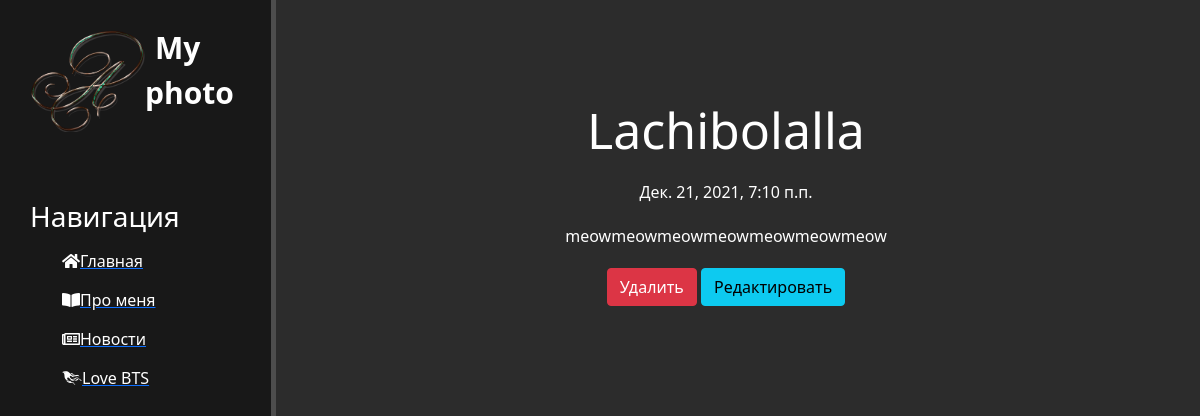
Page /news/11 on the committed database.
### news/models.py (models this page shows, shortened)
class Articles (models.Model):
    title = models.CharField('Название', max_length=50)
    anons = models.CharField('Анонс', max_length=250)
    full_text = models.TextField('Статья')
    date = models.DateTimeField('Дата публикации')
    class Meta:
        verbose_name = 'Новость'
        verbose_name_plural = 'Новости'

### news/views.py (the view)
# urls.py: path('<int:pk>', views.NewsDetailView.as_view(), name='news_detail'),
class NewsDetailView(DetailView):
    model = Articles
    template_name = 'news/details_views.html'
    context_object_name = 'article'

### news/templates/news/details_views.html (shortened to what this page needs)
{% load static %}
<!doctype html>
<html lang="en">
<head>
    <link rel='stylesheet' href = 'https://cdn.jsdelivr.net/npm/bootstrap@5.1.3/dist/css/bootstrap.min.css'>
    <link rel='stylesheet' href = '{% static "main/css/main.css" %}'>
    <link rel='stylesheet' href= 'https://use.fontawesome.com/releases/v5.8.2/css/all.css' >
</head>
<body>
    <aside>
        <img src='{% static "main/img/Ya.png" %}' alt="Лого">
        <span class="logo">My photo</span>
        <h3>Навигация</h3>
        <ul>
            <a href='{% url "home" %}'><li><i class="fas fa-home"></i>Главная</li></a>
            <a href='{% url "about" %}'><li><i class="fas fa-book-open"></i>Про меня</li></a>
            <a href='{% url "news_home" %}'><li><i class="far fa-newspaper"></i>Новости</li></a>
            <a href='{% url "bts" %}'><li><i class="fab fa-phoenix-framework"></i>Love BTS</li></a>
        </ul>
    </aside>
    <main>
        <div class="features">
            <h1>{{ article.title }}</h1>
            <p>{{ article.date }}</p>
            <p>{{ article.full_text }}</p>
            <a href="{% url 'news_delete' article.id %}" class="btn btn-danger">Удалить</a>
            <a href="{% url 'news_update' article.id %}" class="btn btn-info">Редактировать</a>
        </div>
    </main>
</body>
</html>

### main/static/main/css/main.css (style rules this page uses)
body { background: #2c2c2c; }
aside { float: left; background: #181818; width: 23%; padding: 2.5%; height: 100vh; color: #fff; border-right: 5px solid #4d4d4d; }
aside img { width: 115px; float: left; }
aside .logo { font-size: 30px; margin-left: 10px; font-weight: bold; position: relative; top: -5px; }
aside h3 { margin-top: 80px; font-size: 28px; }
aside ul { list-style: none }
aside ul li { color: #fff; display: block; margin-top: 15px; transition: transform .6s ease; }
main .features { float: left; color: white; margin-top: 100px; text-align: center; width: 75%; }
main .features h1 { font-size: 50px; }
main .features p { max-width: 400px; margin: 20px auto }

### rows in the picture
Articles: title "Lachibolalla", date "Дек. 21, 2021, 7:10 п.п.", full_text "meowmeowmeowmeowmeowmeowmeow"
